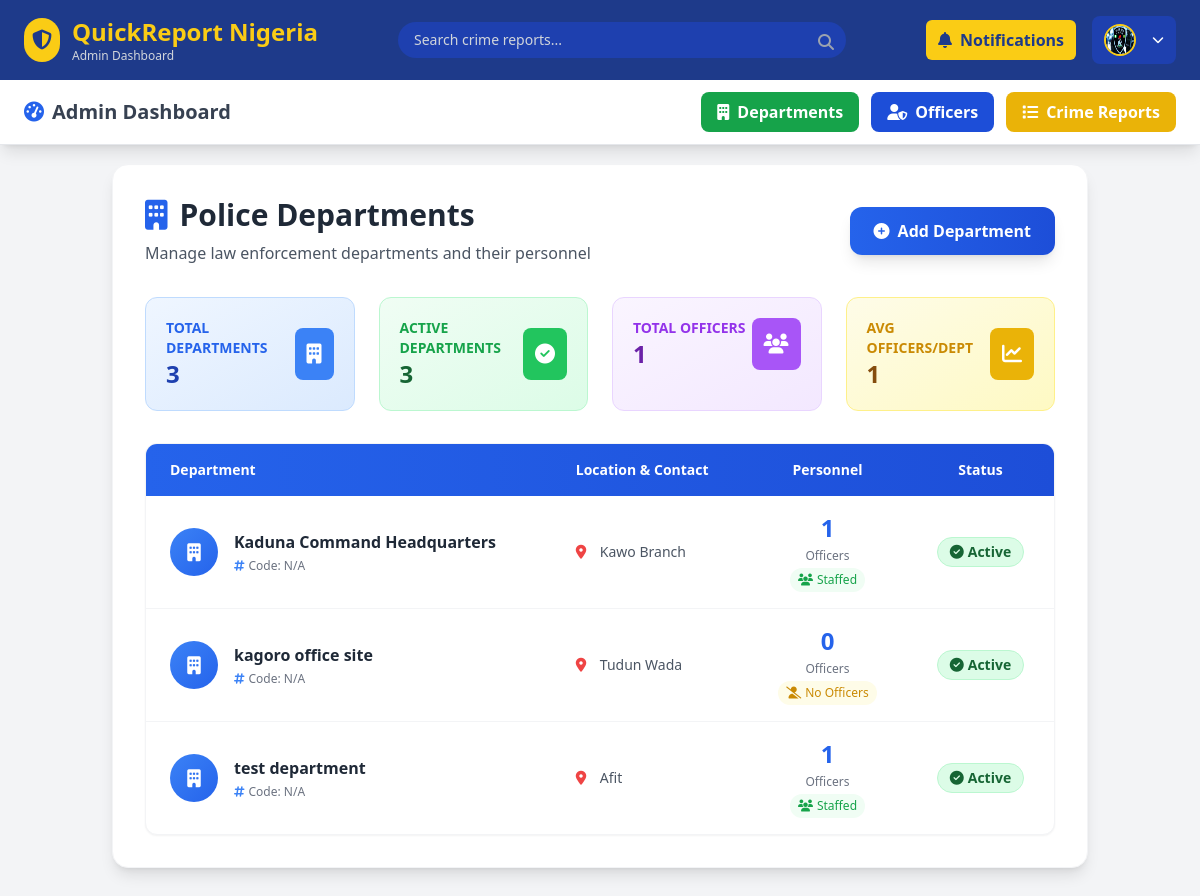
Screenshot of /department (signed in) with the database file from the repository.
### crime_app/models.py (models this page shows, shortened)
class Department(models.Model):
    name = models.CharField(max_length=100, unique=True)
    location = models.CharField(max_length=150)
    contact_number = models.CharField(max_length=20, blank=True, null=True)
    established_date = models.DateField(blank=True, null=True)
    is_active = models.BooleanField(default=True)

### crime_app/views.py (the view)
# urls.py: path("department" , views.department_list, name="department"),
def department_list(request):
    if not request.user.is_authenticated or (not request.user.is_superuser and getattr(request.user, 'role', None) != 'admin'):
        messages.error(request, "Access denied. Admin privileges required.")
        return redirect('my-login')
    departments = Department.objects.annotate(officer_count=Count('officers'))
    form = DepartmentForm()
    if request.method == 'POST':
        form = DepartmentForm(request.POST)
        if form.is_valid():
            form.save()
            messages.success(request, "Department created successfully!")
            return redirect('department')
    return render(request, 'crime_app/adminPage/department.html', {
        'departments': departments,
        'form': form,
    })

### crime_app/forms.py
class DepartmentForm(forms.ModelForm):
    class Meta:
        model = Department
        fields = '__all__'
        exclude = ['is_active']

### crime_app/context_processors.py (called while the page is built)
def officer_notifications(request):
    if request.user.is_authenticated and hasattr(request.user, 'officer'):
        officer = request.user.officer
        unread_count = officer.notifications.filter(is_read=False).count()
        recent_notifications = officer.notifications.order_by('-created_at')[:5]
    else:
        unread_count = 0
        recent_notifications = []
    return {
        'unread_count': unread_count,
        'recent_notifications': recent_notifications,
    }

### crime_app/templates/crime_app/adminPage/department.html (shortened to what this page needs)
{% extends "crime_app/adminPage/base.html" %}
{% load static %}
{% load crispy_forms_tags %}
{% block content %}
<div class="bg-white rounded-2xl shadow-lg border border-gray-100 p-8">
  <div class="flex justify-between items-center mb-8">
    <div>
      <h1 class="text-3xl font-bold text-gray-800 flex items-center">
        <i class="fas fa-building text-blue-600 mr-3"></i>
        Police Departments
      </h1>
      <p class="text-gray-600 mt-2">Manage law enforcement departments and their personnel</p>
    </div>
    <button id="toggleFormBtn"
      class="bg-gradient-to-r from-blue-600 to-blue-700 hover:from-blue-700 hover:to-blue-800 text-white px-6 py-3 rounded-xl font-semibold transition-all duration-300 shadow-lg hover:shadow-xl flex items-center gap-2">
      <i class="fas fa-plus-circle"></i>
      Add Department
    </button>
  </div>
  <div class="grid grid-cols-1 md:grid-cols-4 gap-6 mb-8">
    <div class="bg-gradient-to-br from-blue-50 to-blue-100 border border-blue-200 rounded-xl p-5">
      <div class="flex items-center justify-between">
        <div>
          <p class="text-blue-600 text-sm font-semibold">TOTAL DEPARTMENTS</p>
          <p class="text-2xl font-bold text-blue-800">{{ departments.count }}</p>
        </div>
        <div class="bg-blue-500 p-3 rounded-lg">
          <i class="fas fa-building text-white text-xl"></i>
        </div>
      </div>
    </div>
    <div class="bg-gradient-to-br from-green-50 to-green-100 border border-green-200 rounded-xl p-5">
      <div class="flex items-center justify-between">
        <div>
          <p class="text-green-600 text-sm font-semibold">ACTIVE DEPARTMENTS</p>
          <p class="text-2xl font-bold text-green-800">
            {% with active_count=departments|length|default:0 %}
              {{ active_count }}
            {% endwith %}
          </p>
        </div>
        <div class="bg-green-500 p-3 rounded-lg">
          <i class="fas fa-check-circle text-white text-xl"></i>
        </div>
      </div>
    </div>
    <div class="bg-gradient-to-br from-purple-50 to-purple-100 border border-purple-200 rounded-xl p-5">
      <div class="flex items-center justify-between">
        <div>
          <p class="text-purple-600 text-sm font-semibold">TOTAL OFFICERS</p>
          <p class="text-2xl font-bold text-purple-800">
            {% with total_officers=departments|dictsortreversed:"officer_count"|first %}
              {% if total_officers %}
                {{ total_officers.officer_count }}
              {% else %}
                0
              {% endif %}
            {% endwith %}
          </p>
        </div>
        <div class="bg-purple-500 p-3 rounded-lg">
          <i class="fas fa-users text-white text-xl"></i>
        </div>
      </div>
    </div>
    <div class="bg-gradient-to-br from-yellow-50 to-yellow-100 border border-yellow-200 rounded-xl p-5">
      <div class="flex items-center justify-between">
        <div>
          <p class="text-yellow-600 text-sm font-semibold">AVG OFFICERS/DEPT</p>
          <p class="text-2xl font-bold text-yellow-800">
            {% if departments.count > 0 %}
              {% with total_officers=departments|dictsortreversed:"officer_count"|first %}
                {% if total_officers %}
                  {{ total_officers.officer_count|floatformat:0 }}
                {% else %}
                  0
                {% endif %}
              {% endwith %}
            {% else %}
              0
            {% endif %}
          </p>
        </div>
        <div class="bg-yellow-500 p-3 rounded-lg">
          <i class="fas fa-chart-line text-white text-xl"></i>
        </div>
      </div>
    </div>
  </div>
  <div class="bg-white rounded-xl shadow-sm border border-gray-100 overflow-hidden">
    <div class="overflow-x-auto">
      <table class="w-full">
        <thead class="bg-gradient-to-r from-blue-600 to-blue-700 text-white">
          <tr>
            <th class="px-6 py-4 text-left font-semibold text-sm">Department</th>
            <th class="px-6 py-4 text-left font-semibold text-sm">Location & Contact</th>
            <th class="px-6 py-4 text-center font-semibold text-sm">Personnel</th>
            <th class="px-6 py-4 text-center font-semibold text-sm">Status</th>
          </tr>
        </thead>
        <tbody class="divide-y divide-gray-100">
          {% for dep in departments %}
          <tr class="hover:bg-blue-50 transition duration-200 group">
            <td class="px-6 py-4">
              <div class="flex items-center space-x-4">
                <div class="w-12 h-12 rounded-full bg-gradient-to-br from-blue-500 to-blue-600 flex items-center justify-center">
                  <i class="fas fa-building text-white text-lg"></i>
                </div>
                <div>
                  <div class="font-semibold text-gray-800 group-hover:text-blue-700">{{ dep.name }}</div>
                  <div class="text-xs text-gray-500 flex items-center mt-1">
                    <i class="fas fa-hashtag mr-1 text-blue-500"></i>
                    Code: {{ dep.code|default:"N/A" }}
                  </div>
                </div>
              </div>
            </td>
            <td class="px-6 py-4">
              <div class="space-y-2">
                <div class="flex items-center text-sm text-gray-600">
                  <i class="fas fa-map-marker-alt mr-2 text-red-500 w-4"></i>
                  {{ dep.location|title|default:"Location not specified" }}
                </div>
              </div>
            </td>
            <td class="px-6 py-4 text-center">
              <div class="flex flex-col items-center justify-center">
                <div class="text-2xl font-bold text-blue-600">{{ dep.officer_count }}</div>
                <div class="text-xs text-gray-500 mt-1">Officers</div>
                {% if dep.officer_count > 0 %}
                <div class="text-xs text-green-600 bg-green-50 px-2 py-1 rounded-full mt-1">
                  <i class="fas fa-users mr-1"></i>Staffed
                </div>
                {% else %}
                <div class="text-xs text-yellow-600 bg-yellow-50 px-2 py-1 rounded-full mt-1">
                  <i class="fas fa-user-slash mr-1"></i>No Officers
                </div>
                {% endif %}
              </div>
            </td>
            <td class="px-6 py-4 text-center">
              {% if dep.is_active %}
              <span class="inline-flex items-center px-3 py-1 rounded-full text-sm font-semibold bg-green-100 text-green-800 border border-green-200">
                <i class="fas fa-check-circle mr-1"></i>
                Active
              </span>
              {% else %}
              <span class="inline-flex items-center px-3 py-1 rounded-full text-sm font-semibold bg-red-100 text-red-800 border border-red-200">
                <i class="fas fa-times-circle mr-1"></i>
                Inactive
              </span>
              {% endif %}
            </td>
          </tr>
          {% endfor %}
        </tbody>
      </table>
    </div>
  </div>
</div>
{% endblock %}

### crime_app/templates/crime_app/adminPage/base.html (style rules this page uses)
body { padding-top: 140px; }

### crime_app/templates/crime_app/adminPage/department.html (style rules this page uses)
.transition { transition: all 0.3s ease; }

### rows the page displays
Department: officer_count "1", name "Kaduna Command Headquarters", code "N/A", location "Kawo Branch", shows "Staffed", is_active True (drawn)
Department: name "kagoro office site", code "N/A", location "Tudun Wada", officer_count "0", shows "No Officers", is_active True (drawn)
Department: name "test department", code "N/A", location "Afit", officer_count "1", shows "Staffed", is_active True (drawn)

### other values shown
{{ departments.count }} "3"
{{ active_count }} "3"
